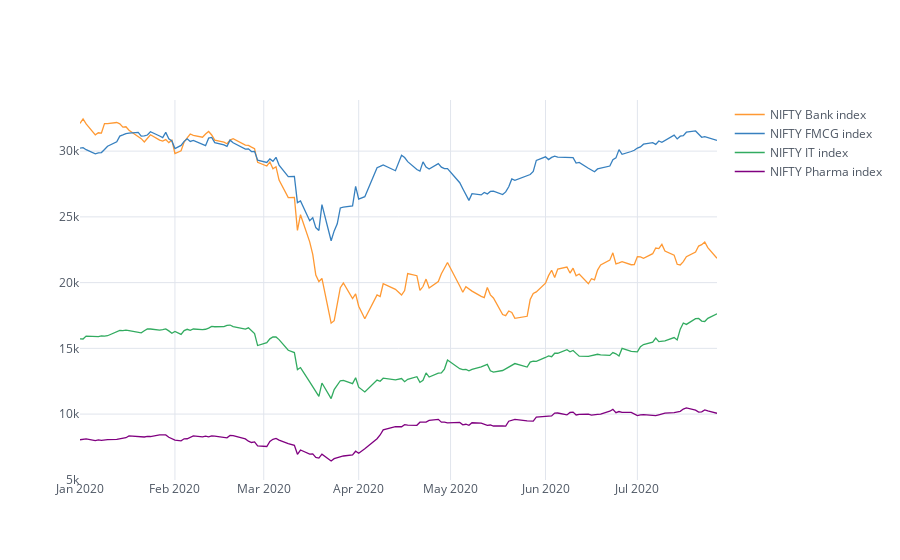

The notebook cell saved with this chart:
### Code cell
# Line Plot
dataset.iplot(kind = 'line')

### Figure 1 — Plotly figure (JSON) as saved in the notebook; plotly's stock layout.template omitted (floating-point values rounded to 4 significant figures; data arrays with more than 128 entries replaced by an {"elided": "..."} marker saying what was removed)
{"data": [{"line": {"color": "rgba(255, 153, 51, 1.0)", "dash": "solid", "shape": "linear", "width": 1.3}, "mode": "lines", "name": "NIFTY Bank index", "text": "", "type": "scatter", "x": {"elided": "142 str values"}, "y": {"elided": "142 float values"}}, {"line": {"color": "rgba(55, 128, 191, 1.0)", "dash": "solid", "shape": "linear", "width": 1.3}, "mode": "lines", "name": "NIFTY FMCG index", "text": "", "type": "scatter", "x": {"elided": "142 str values"}, "y": {"elided": "142 float values"}}, {"line": {"color": "rgba(50, 171, 96, 1.0)", "dash": "solid", "shape": "linear", "width": 1.3}, "mode": "lines", "name": "NIFTY IT index", "text": "", "type": "scatter", "x": {"elided": "142 str values"}, "y": {"elided": "142 float values"}}, {"line": {"color": "rgba(128, 0, 128, 1.0)", "dash": "solid", "shape": "linear", "width": 1.3}, "mode": "lines", "name": "NIFTY Pharma index", "text": "", "type": "scatter", "x": {"elided": "142 str values"}, "y": {"elided": "142 float values"}}], "layout": {"legend": {"bgcolor": "#FFFFFF", "font": {"color": "#4D5663"}}, "paper_bgcolor": "#FFFFFF", "plot_bgcolor": "#FFFFFF", "title": {"font": {"color": "#4D5663"}}, "xaxis": {"gridcolor": "#E1E5ED", "showgrid": true, "tickfont": {"color": "#4D5663"}, "title": {"font": {"color": "#4D5663"}, "text": ""}, "zerolinecolor": "#E1E5ED"}, "yaxis": {"gridcolor": "#E1E5ED", "showgrid": true, "tickfont": {"color": "#4D5663"}, "title": {"font": {"color": "#4D5663"}, "text": ""}, "zerolinecolor": "#E1E5ED"}}}
